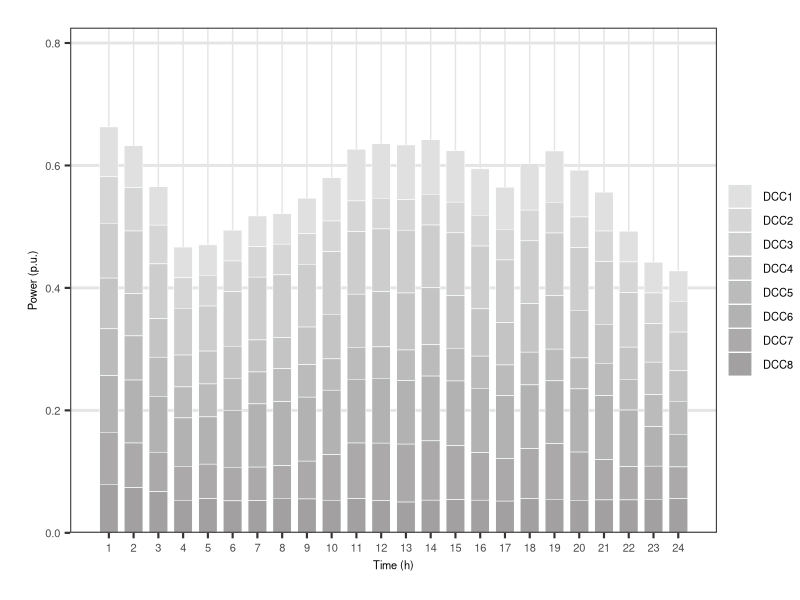

Write the R code that produced this figure.
library(ggplot2)
library(dplyr)

# Read the CSV file
data <- read.csv("./dc_p4.csv")

# Transpose the data
data_transposed <- t(data)

# Convert to data frame
data_transposed <- as.data.frame(data_transposed)

# Add column names
colnames(data_transposed) <- paste0("DCC", 1:ncol(data_transposed))

# Add time column
data_transposed$time <- 1:nrow(data_transposed)

# Convert to long format for ggplot2
data_long <- data_transposed %>%
  tidyr::pivot_longer(cols = starts_with("DCC"), names_to = "DCC", values_to = "workload")

# Define custom colors using a darker blue gradient with hex codes
num_dccs <- 24
grey_palette <- colorRampPalette(c("#e0e0e0", "#150e0e")) # LightGrey to DarkGrey
dcc_colors <- grey_palette(num_dccs)
names(dcc_colors) <- paste0("DCC", 1:num_dccs)

# Create the stacked bar plot
q <- ggplot(data_long, aes(x = time, y = workload, fill = DCC)) +
  geom_bar(stat = "identity", color = "#f9fdfd", linewidth = 0.2, width = 0.75) +
  scale_fill_manual(values = dcc_colors) +
  scale_y_continuous(name = "Power (p.u.)", expand = expansion(mult = c(0, 0.1))) +
  scale_x_continuous(name = "Time (h)", breaks = 1:24) +
  coord_cartesian(ylim = c(0, 0.75)) +
  theme_bw(base_size = 16) + # Larger base font size
  theme(
    # legend.position = c(0.8, 0.85), # Place legend inside the plot (x, y coordinates from 0 to 1)
    legend.title = element_blank(), # Larger legend title
    legend.text = element_text(size = 8), # Larger legend text
    axis.title = element_text(size = 8), # Axis titles bigger
    axis.text = element_text(size = 8), # Axis labels bigger
    legend.background = element_rect(fill = "transparent", color = NA),
    plot.title = element_blank(), # Title size and bold
    panel.grid.major = element_line(linewidth = 0.5, color = "gray90"), # Lighter grid lines
    panel.grid.minor = element_blank(), # No minor grid lines
    plot.margin = margin(20, 5, 20, 20), # Add margin around the plot
    panel.grid.major.y = element_line(linewidth = 1),
    legend.margin = margin(0, 0, 0, 8),
    legend.box.spacing = unit(0, "pt")
  )
# Save the plot to a PDF file
ggsave(plot = q, width = 6, height = 4, dpi = 300, filename = "./stacked_dcc_p4_plot.pdf")
